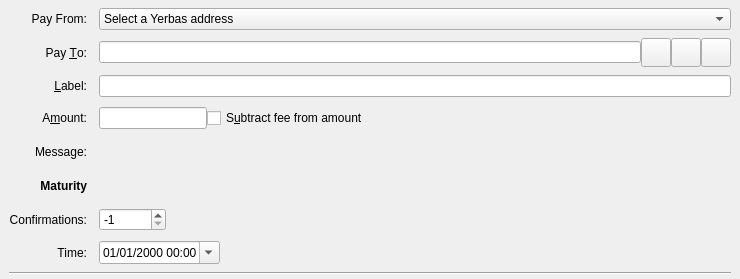
<?xml version="1.0" encoding="UTF-8"?>
<ui version="4.0">
 <class>SendFuturesEntry</class>
 <widget class="QStackedWidget" name="SendFuturesEntry">
  <property name="geometry">
   <rect>
    <x>0</x>
    <y>0</y>
    <width>740</width>
    <height>279</height>
   </rect>
  </property>
  <property name="focusPolicy">
   <enum>Qt::TabFocus</enum>
  </property>
  <property name="autoFillBackground">
   <bool>false</bool>
  </property>
  <widget class="QFrame" name="SendFutures">
   <property name="toolTip">
    <string>This is a future payment.</string>
   </property>
   <property name="frameShape">
    <enum>QFrame::NoFrame</enum>
   </property>
   <layout class="QGridLayout" name="gridLayout">
    <property name="topMargin">
     <number>8</number>
    </property>
    <property name="bottomMargin">
     <number>4</number>
    </property>
    <property name="horizontalSpacing">
     <number>12</number>
    </property>
    <property name="verticalSpacing">
     <number>8</number>
    </property>
    <item row="5" column="0">
     <widget class="QLabel" name="messageLabel">
      <property name="text">
       <string>Message:</string>
      </property>
      <property name="alignment">
       <set>Qt::AlignRight|Qt::AlignTrailing|Qt::AlignVCenter</set>
      </property>
     </widget>
    </item>
    <item row="0" column="0">
     <widget class="QLabel" name="payFromLabel">
      <property name="text">
       <string>Pay From:</string>
      </property>
      <property name="alignment">
       <set>Qt::AlignRight|Qt::AlignTrailing|Qt::AlignVCenter</set>
      </property>
     </widget>
    </item>
    <item row="3" column="1">
     <widget class="QLineEdit" name="addAsLabel">
      <property name="toolTip">
       <string>Enter a label for this address to add it to the list of used addresses</string>
      </property>
     </widget>
    </item>
    <item row="2" column="1">
     <layout class="QHBoxLayout" name="payToLayout">
      <property name="spacing">
       <number>0</number>
      </property>
      <item>
       <widget class="QValidatedLineEdit" name="payTo">
        <property name="toolTip">
         <string>The Yerbas address to send the future payment to</string>
        </property>
       </widget>
      </item>
      <item>
       <widget class="QToolButton" name="addressBookButton">
        <property name="toolTip">
         <string>Choose previously used address</string>
        </property>
        <property name="text">
         <string/>
        </property>
        <property name="iconSize">
         <size>
          <width>22</width>
          <height>22</height>
         </size>
        </property>
        <property name="shortcut">
         <string>Alt+A</string>
        </property>
       </widget>
      </item>
      <item>
       <widget class="QToolButton" name="pasteButton">
        <property name="toolTip">
         <string>Paste address from clipboard</string>
        </property>
        <property name="text">
         <string/>
        </property>
        <property name="iconSize">
         <size>
          <width>22</width>
          <height>22</height>
         </size>
        </property>
        <property name="shortcut">
         <string>Alt+P</string>
        </property>
       </widget>
      </item>
      <item>
       <widget class="QToolButton" name="deleteButton">
        <property name="toolTip">
         <string>Remove this entry</string>
        </property>
        <property name="text">
         <string/>
        </property>
        <property name="iconSize">
         <size>
          <width>22</width>
          <height>22</height>
         </size>
        </property>
       </widget>
      </item>
     </layout>
    </item>
    <item row="2" column="0">
     <widget class="QLabel" name="payToLabel">
      <property name="text">
       <string>Pay &amp;To:</string>
      </property>
      <property name="alignment">
       <set>Qt::AlignRight|Qt::AlignTrailing|Qt::AlignVCenter</set>
      </property>
      <property name="buddy">
       <cstring>payTo</cstring>
      </property>
     </widget>
    </item>
    <item row="0" column="1">
     <layout class="QHBoxLayout" name="futuresControlLayout">
      <item>
       <widget class="QComboBox" name="payFrom">
        <property name="sizePolicy">
         <sizepolicy hsizetype="Expanding" vsizetype="Fixed">
          <horstretch>0</horstretch>
          <verstretch>0</verstretch>
         </sizepolicy>
        </property>
        <property name="toolTip">
         <string>The Yerbas address to fund the future transaction</string>
        </property>
        <property name="currentText">
         <string>Select a Yerbas address</string>
        </property>
        <property name="currentIndex">
         <number>0</number>
        </property>
        <item>
         <property name="text">
          <string>Select a Yerbas address</string>
         </property>
        </item>
       </widget>
      </item>
     </layout>
    </item>
    <item row="8" column="1">
     <layout class="QHBoxLayout" name="horizontalLayout">
      <item>
       <widget class="QSpinBox" name="ftxMaturity">
        <property name="sizePolicy">
         <sizepolicy hsizetype="Maximum" vsizetype="Maximum">
          <horstretch>0</horstretch>
          <verstretch>0</verstretch>
         </sizepolicy>
        </property>
        <property name="toolTip">
         <string>Mature at number confirmations</string>
        </property>
        <property name="minimum">
         <number>-1</number>
        </property>
        <property name="maximum">
         <number>999999999</number>
        </property>
        <property name="value">
         <number>-1</number>
        </property>
       </widget>
      </item>
      <item>
       <spacer name="horizontalSpacer">
        <property name="orientation">
         <enum>Qt::Horizontal</enum>
        </property>
        <property name="sizeHint" stdset="0">
         <size>
          <width>40</width>
          <height>20</height>
         </size>
        </property>
       </spacer>
      </item>
      <item>
       <widget class="QLineEdit" name="ftxLockTimeField">
        <property name="sizePolicy">
         <sizepolicy hsizetype="Ignored" vsizetype="Ignored">
          <horstretch>0</horstretch>
          <verstretch>0</verstretch>
         </sizepolicy>
        </property>
       </widget>
      </item>
     </layout>
    </item>
    <item row="8" column="0">
     <widget class="QLabel" name="ftxMaturityLabel">
      <property name="sizePolicy">
       <sizepolicy hsizetype="Preferred" vsizetype="Preferred">
        <horstretch>0</horstretch>
        <verstretch>0</verstretch>
       </sizepolicy>
      </property>
      <property name="text">
       <string>Confirmations:</string>
      </property>
      <property name="alignment">
       <set>Qt::AlignRight|Qt::AlignTrailing|Qt::AlignVCenter</set>
      </property>
      <property name="margin">
       <number>0</number>
      </property>
     </widget>
    </item>
    <item row="11" column="0" colspan="2">
     <widget class="Line" name="line">
      <property name="orientation">
       <enum>Qt::Horizontal</enum>
      </property>
     </widget>
    </item>
    <item row="4" column="0">
     <widget class="QLabel" name="amountLabel">
      <property name="text">
       <string>A&amp;mount:</string>
      </property>
      <property name="alignment">
       <set>Qt::AlignRight|Qt::AlignTrailing|Qt::AlignVCenter</set>
      </property>
      <property name="buddy">
       <cstring>payAmount</cstring>
      </property>
     </widget>
    </item>
    <item row="7" column="0">
     <widget class="QLabel" name="maturityLabel">
      <property name="font">
       <font>
        <weight>75</weight>
        <bold>true</bold>
       </font>
      </property>
      <property name="text">
       <string>Maturity</string>
      </property>
      <property name="alignment">
       <set>Qt::AlignRight|Qt::AlignTrailing|Qt::AlignVCenter</set>
      </property>
     </widget>
    </item>
    <item row="3" column="0">
     <widget class="QLabel" name="labellLabel">
      <property name="text">
       <string>&amp;Label:</string>
      </property>
      <property name="alignment">
       <set>Qt::AlignRight|Qt::AlignTrailing|Qt::AlignVCenter</set>
      </property>
      <property name="buddy">
       <cstring>addAsLabel</cstring>
      </property>
     </widget>
    </item>
    <item row="5" column="1">
     <widget class="QLabel" name="messageTextLabel">
      <property name="toolTip">
       <string>A message that was attached to the yerbas: URI which will be stored with the transaction for your reference. Note: This message will not be sent over the Yerbas network.</string>
      </property>
      <property name="textFormat">
       <enum>Qt::PlainText</enum>
      </property>
     </widget>
    </item>
    <item row="9" column="1">
     <widget class="QDateTimeEdit" name="ftxLockTime">
      <property name="sizePolicy">
       <sizepolicy hsizetype="Maximum" vsizetype="Maximum">
        <horstretch>0</horstretch>
        <verstretch>0</verstretch>
       </sizepolicy>
      </property>
      <property name="toolTip">
       <string>Mature at date/time.</string>
      </property>
      <property name="currentSection">
       <enum>QDateTimeEdit::MonthSection</enum>
      </property>
      <property name="displayFormat">
       <string>MM/dd/yyyy hh:mm</string>
      </property>
      <property name="calendarPopup">
       <bool>true</bool>
      </property>
     </widget>
    </item>
    <item row="9" column="0">
     <widget class="QLabel" name="ftxLockTimeLabel">
      <property name="sizePolicy">
       <sizepolicy hsizetype="Preferred" vsizetype="Preferred">
        <horstretch>0</horstretch>
        <verstretch>0</verstretch>
       </sizepolicy>
      </property>
      <property name="text">
       <string>Time:</string>
      </property>
      <property name="alignment">
       <set>Qt::AlignRight|Qt::AlignTrailing|Qt::AlignVCenter</set>
      </property>
      <property name="margin">
       <number>0</number>
      </property>
      <property name="indent">
       <number>-1</number>
      </property>
     </widget>
    </item>
    <item row="4" column="1">
     <layout class="QHBoxLayout" name="horizontalLayoutAmount" stretch="0,1">
      <item>
       <widget class="BitcoinAmountField" name="payAmount"/>
      </item>
      <item>
       <widget class="QCheckBox" name="checkboxSubtractFeeFromAmount">
        <property name="sizePolicy">
         <sizepolicy hsizetype="Ignored" vsizetype="Ignored">
          <horstretch>0</horstretch>
          <verstretch>0</verstretch>
         </sizepolicy>
        </property>
        <property name="toolTip">
         <string>The fee will be deducted from the amount being sent. The recipient will receive a lower amount of Yerbas than you enter in the amount field. If multiple recipients are selected, the fee is split equally.</string>
        </property>
        <property name="text">
         <string>S&amp;ubtract fee from amount</string>
        </property>
       </widget>
      </item>
     </layout>
    </item>
   </layout>
  </widget>
  <widget class="QFrame" name="SendCoins_UnauthenticatedPaymentRequest">
   <property name="palette">
    <palette>
     <active>
      <colorrole role="WindowText">
       <brush brushstyle="SolidPattern">
        <color alpha="255">
         <red>0</red>
         <green>0</green>
         <blue>0</blue>
        </color>
       </brush>
      </colorrole>
      <colorrole role="Button">
       <brush brushstyle="SolidPattern">
        <color alpha="255">
         <red>255</red>
         <green>255</green>
         <blue>127</blue>
        </color>
       </brush>
      </colorrole>
      <colorrole role="Light">
       <brush brushstyle="SolidPattern">
        <color alpha="255">
         <red>255</red>
         <green>255</green>
         <blue>255</blue>
        </color>
       </brush>
      </colorrole>
      <colorrole role="Midlight">
       <brush brushstyle="SolidPattern">
        <color alpha="255">
         <red>255</red>
         <green>255</green>
         <blue>191</blue>
        </color>
       </brush>
      </colorrole>
      <colorrole role="Dark">
       <brush brushstyle="SolidPattern">
        <color alpha="255">
         <red>127</red>
         <green>127</green>
         <blue>63</blue>
        </color>
       </brush>
      </colorrole>
      <colorrole role="Mid">
       <brush brushstyle="SolidPattern">
        <color alpha="255">
         <red>170</red>
         <green>170</green>
         <blue>84</blue>
        </color>
       </brush>
      </colorrole>
      <colorrole role="Text">
       <brush brushstyle="SolidPattern">
        <color alpha="255">
         <red>0</red>
         <green>0</green>
         <blue>0</blue>
        </color>
       </brush>
      </colorrole>
      <colorrole role="BrightText">
       <brush brushstyle="SolidPattern">
        <color alpha="255">
         <red>255</red>
         <green>255</green>
         <blue>255</blue>
        </color>
       </brush>
      </colorrole>
      <colorrole role="ButtonText">
       <brush brushstyle="SolidPattern">
        <color alpha="255">
         <red>0</red>
         <green>0</green>
         <blue>0</blue>
        </color>
       </brush>
      </colorrole>
      <colorrole role="Base">
       <brush brushstyle="SolidPattern">
        <color alpha="255">
         <red>255</red>
         <green>255</green>
         <blue>255</blue>
        </color>
       </brush>
      </colorrole>
      <colorrole role="Window">
       <brush brushstyle="SolidPattern">
        <color alpha="255">
         <red>255</red>
         <green>255</green>
         <blue>127</blue>
        </color>
       </brush>
      </colorrole>
      <colorrole role="Shadow">
       <brush brushstyle="SolidPattern">
        <color alpha="255">
         <red>0</red>
         <green>0</green>
         <blue>0</blue>
        </color>
       </brush>
      </colorrole>
      <colorrole role="AlternateBase">
       <brush brushstyle="SolidPattern">
        <color alpha="255">
         <red>255</red>
         <green>255</green>
         <blue>191</blue>
        </color>
       </brush>
      </colorrole>
      <colorrole role="ToolTipBase">
       <brush brushstyle="SolidPattern">
        <color alpha="255">
         <red>255</red>
         <green>255</green>
         <blue>220</blue>
        </color>
       </brush>
      </colorrole>
      <colorrole role="ToolTipText">
       <brush brushstyle="SolidPattern">
        <color alpha="255">
         <red>0</red>
         <green>0</green>
         <blue>0</blue>
        </color>
       </brush>
      </colorrole>
     </active>
     <inactive>
      <colorrole role="WindowText">
       <brush brushstyle="SolidPattern">
        <color alpha="255">
         <red>0</red>
         <green>0</green>
         <blue>0</blue>
        </color>
       </brush>
      </colorrole>
      <colorrole role="Button">
       <brush brushstyle="SolidPattern">
        <color alpha="255">
         <red>255</red>
         <green>255</green>
         <blue>127</blue>
        </color>
       </brush>
      </colorrole>
      <colorrole role="Light">
       <brush brushstyle="SolidPattern">
        <color alpha="255">
         <red>255</red>
         <green>255</green>
         <blue>255</blue>
        </color>
       </brush>
      </colorrole>
      <colorrole role="Midlight">
       <brush brushstyle="SolidPattern">
        <color alpha="255">
         <red>255</red>
         <green>255</green>
         <blue>191</blue>
        </color>
       </brush>
      </colorrole>
      <colorrole role="Dark">
       <brush brushstyle="SolidPattern">
        <color alpha="255">
         <red>127</red>
         <green>127</green>
         <blue>63</blue>
        </color>
       </brush>
      </colorrole>
      <colorrole role="Mid">
       <brush brushstyle="SolidPattern">
        <color alpha="255">
         <red>170</red>
         <green>170</green>
         <blue>84</blue>
        </color>
       </brush>
      </colorrole>
      <colorrole role="Text">
       <brush brushstyle="SolidPattern">
        <color alpha="255">
         <red>0</red>
         <green>0</green>
         <blue>0</blue>
        </color>
       </brush>
      </colorrole>
      <colorrole role="BrightText">
       <brush brushstyle="SolidPattern">
        <color alpha="255">
         <red>255</red>
         <green>255</green>
         <blue>255</blue>
        </color>
       </brush>
      </colorrole>
      <colorrole role="ButtonText">
       <brush brushstyle="SolidPattern">
        <color alpha="255">
         <red>0</red>
         <green>0</green>
         <blue>0</blue>
        </color>
       </brush>
      </colorrole>
      <colorrole role="Base">
       <brush brushstyle="SolidPattern">
        <color alpha="255">
         <red>255</red>
         <green>255</green>
         <blue>255</blue>
        </color>
       </brush>
      </colorrole>
      <colorrole role="Window">
       <brush brushstyle="SolidPattern">
        <color alpha="255">
         <red>255</red>
         <green>255</green>
         <blue>127</blue>
        </color>
       </brush>
      </colorrole>
      <colorrole role="Shadow">
       <brush brushstyle="SolidPattern">
        <color alpha="255">
         <red>0</red>
         <green>0</green>
         <blue>0</blue>
        </color>
       </brush>
      </colorrole>
      <colorrole role="AlternateBase">
       <brush brushstyle="SolidPattern">
        <color alpha="255">
         <red>255</red>
         <green>255</green>
         <blue>191</blue>
        </color>
       </brush>
      </colorrole>
      <colorrole role="ToolTipBase">
       <brush brushstyle="SolidPattern">
        <color alpha="255">
         <red>255</red>
         <green>255</green>
         <blue>220</blue>
        </color>
       </brush>
      </colorrole>
      <colorrole role="ToolTipText">
       <brush brushstyle="SolidPattern">
        <color alpha="255">
         <red>0</red>
         <green>0</green>
         <blue>0</blue>
        </color>
       </brush>
      </colorrole>
     </inactive>
     <disabled>
      <colorrole role="WindowText">
       <brush brushstyle="SolidPattern">
        <color alpha="255">
         <red>127</red>
         <green>127</green>
         <blue>63</blue>
        </color>
       </brush>
      </colorrole>
      <colorrole role="Button">
       <brush brushstyle="SolidPattern">
        <color alpha="255">
         <red>255</red>
         <green>255</green>
         <blue>127</blue>
        </color>
       </brush>
      </colorrole>
      <colorrole role="Light">
       <brush brushstyle="SolidPattern">
        <color alpha="255">
         <red>255</red>
         <green>255</green>
         <blue>255</blue>
        </color>
       </brush>
      </colorrole>
      <colorrole role="Midlight">
       <brush brushstyle="SolidPattern">
        <color alpha="255">
         <red>255</red>
         <green>255</green>
         <blue>191</blue>
        </color>
       </brush>
      </colorrole>
      <colorrole role="Dark">
       <brush brushstyle="SolidPattern">
        <color alpha="255">
         <red>127</red>
         <green>127</green>
         <blue>63</blue>
        </color>
       </brush>
      </colorrole>
      <colorrole role="Mid">
       <brush brushstyle="SolidPattern">
        <color alpha="255">
         <red>170</red>
         <green>170</green>
         <blue>84</blue>
        </color>
       </brush>
      </colorrole>
      <colorrole role="Text">
       <brush brushstyle="SolidPattern">
        <color alpha="255">
         <red>127</red>
         <green>127</green>
         <blue>63</blue>
        </color>
       </brush>
      </colorrole>
      <colorrole role="BrightText">
       <brush brushstyle="SolidPattern">
        <color alpha="255">
         <red>255</red>
         <green>255</green>
         <blue>255</blue>
        </color>
       </brush>
      </colorrole>
      <colorrole role="ButtonText">
       <brush brushstyle="SolidPattern">
        <color alpha="255">
         <red>127</red>
         <green>127</green>
         <blue>63</blue>
        </color>
       </brush>
      </colorrole>
      <colorrole role="Base">
       <brush brushstyle="SolidPattern">
        <color alpha="255">
         <red>255</red>
         <green>255</green>
         <blue>127</blue>
        </color>
       </brush>
      </colorrole>
      <colorrole role="Window">
       <brush brushstyle="SolidPattern">
        <color alpha="255">
         <red>255</red>
         <green>255</green>
         <blue>127</blue>
        </color>
       </brush>
      </colorrole>
      <colorrole role="Shadow">
       <brush brushstyle="SolidPattern">
        <color alpha="255">
         <red>0</red>
         <green>0</green>
         <blue>0</blue>
        </color>
       </brush>
      </colorrole>
      <colorrole role="AlternateBase">
       <brush brushstyle="SolidPattern">
        <color alpha="255">
         <red>255</red>
         <green>255</green>
         <blue>127</blue>
        </color>
       </brush>
      </colorrole>
      <colorrole role="ToolTipBase">
       <brush brushstyle="SolidPattern">
        <color alpha="255">
         <red>255</red>
         <green>255</green>
         <blue>220</blue>
        </color>
       </brush>
      </colorrole>
      <colorrole role="ToolTipText">
       <brush brushstyle="SolidPattern">
        <color alpha="255">
         <red>0</red>
         <green>0</green>
         <blue>0</blue>
        </color>
       </brush>
      </colorrole>
     </disabled>
    </palette>
   </property>
   <property name="toolTip">
    <string>This is an unauthenticated payment request.</string>
   </property>
   <property name="autoFillBackground">
    <bool>true</bool>
   </property>
   <property name="frameShape">
    <enum>QFrame::NoFrame</enum>
   </property>
   <layout class="QGridLayout" name="gridLayout_is">
    <property name="spacing">
     <number>12</number>
    </property>
    <item row="0" column="0">
     <widget class="QLabel" name="payToLabel_is">
      <property name="text">
       <string>Pay To:</string>
      </property>
      <property name="alignment">
       <set>Qt::AlignRight|Qt::AlignTrailing|Qt::AlignVCenter</set>
      </property>
     </widget>
    </item>
    <item row="0" column="1">
     <layout class="QHBoxLayout" name="payToLayout_is">
      <property name="spacing">
       <number>0</number>
      </property>
      <item>
       <widget class="QLabel" name="payTo_is"/>
      </item>
      <item>
       <widget class="QToolButton" name="deleteButton_is">
        <property name="toolTip">
         <string>Remove this entry</string>
        </property>
        <property name="text">
         <string/>
        </property>
       </widget>
      </item>
     </layout>
    </item>
    <item row="1" column="0">
     <widget class="QLabel" name="memoLabel_is">
      <property name="text">
       <string>Memo:</string>
      </property>
      <property name="alignment">
       <set>Qt::AlignRight|Qt::AlignTrailing|Qt::AlignVCenter</set>
      </property>
     </widget>
    </item>
    <item row="1" column="1">
     <widget class="QLabel" name="memoTextLabel_is">
      <property name="textFormat">
       <enum>Qt::PlainText</enum>
      </property>
     </widget>
    </item>
    <item row="2" column="0">
     <widget class="QLabel" name="amountLabel_is">
      <property name="text">
       <string>A&amp;mount:</string>
      </property>
      <property name="alignment">
       <set>Qt::AlignRight|Qt::AlignTrailing|Qt::AlignVCenter</set>
      </property>
      <property name="buddy">
       <cstring>payAmount_is</cstring>
      </property>
     </widget>
    </item>
    <item row="2" column="1">
     <widget class="BitcoinAmountField" name="payAmount_is">
      <property name="acceptDrops">
       <bool>false</bool>
      </property>
     </widget>
    </item>
   </layout>
  </widget>
  <widget class="QFrame" name="SendCoins_AuthenticatedPaymentRequest">
   <property name="palette">
    <palette>
     <active>
      <colorrole role="WindowText">
       <brush brushstyle="SolidPattern">
        <color alpha="255">
         <red>0</red>
         <green>0</green>
         <blue>0</blue>
        </color>
       </brush>
      </colorrole>
      <colorrole role="Button">
       <brush brushstyle="SolidPattern">
        <color alpha="255">
         <red>140</red>
         <green>232</green>
         <blue>119</blue>
        </color>
       </brush>
      </colorrole>
      <colorrole role="Light">
       <brush brushstyle="SolidPattern">
        <color alpha="255">
         <red>230</red>
         <green>255</green>
         <blue>224</blue>
        </color>
       </brush>
      </colorrole>
      <colorrole role="Midlight">
       <brush brushstyle="SolidPattern">
        <color alpha="255">
         <red>185</red>
         <green>243</green>
         <blue>171</blue>
        </color>
       </brush>
      </colorrole>
      <colorrole role="Dark">
       <brush brushstyle="SolidPattern">
        <color alpha="255">
         <red>70</red>
         <green>116</green>
         <blue>59</blue>
        </color>
       </brush>
      </colorrole>
      <colorrole role="Mid">
       <brush brushstyle="SolidPattern">
        <color alpha="255">
         <red>93</red>
         <green>155</green>
         <blue>79</blue>
        </color>
       </brush>
      </colorrole>
      <colorrole role="Text">
       <brush brushstyle="SolidPattern">
        <color alpha="255">
         <red>0</red>
         <green>0</green>
         <blue>0</blue>
        </color>
       </brush>
      </colorrole>
      <colorrole role="BrightText">
       <brush brushstyle="SolidPattern">
        <color alpha="255">
         <red>155</red>
         <green>255</green>
         <blue>147</blue>
        </color>
       </brush>
      </colorrole>
      <colorrole role="ButtonText">
       <brush brushstyle="SolidPattern">
        <color alpha="255">
         <red>0</red>
         <green>0</green>
         <blue>0</blue>
        </color>
       </brush>
      </colorrole>
      <colorrole role="Base">
       <brush brushstyle="SolidPattern">
        <color alpha="255">
         <red>119</red>
         <green>255</green>
         <blue>233</blue>
        </color>
       </brush>
      </colorrole>
      <colorrole role="Window">
       <brush brushstyle="SolidPattern">
        <color alpha="255">
         <red>140</red>
         <green>232</green>
         <blue>119</blue>
        </color>
       </brush>
      </colorrole>
      <colorrole role="Shadow">
       <brush brushstyle="SolidPattern">
        <color alpha="255">
         <red>0</red>
         <green>0</green>
         <blue>0</blue>
        </color>
       </brush>
      </colorrole>
      <colorrole role="AlternateBase">
       <brush brushstyle="SolidPattern">
        <color alpha="255">
         <red>197</red>
         <green>243</green>
         <blue>187</blue>
        </color>
       </brush>
      </colorrole>
      <colorrole role="NoRole">
       <brush brushstyle="SolidPattern">
        <color alpha="255">
         <red>125</red>
         <green>194</green>
         <blue>122</blue>
        </color>
       </brush>
      </colorrole>
      <colorrole role="ToolTipBase">
       <brush brushstyle="SolidPattern">
        <color alpha="255">
         <red>255</red>
         <green>255</green>
         <blue>220</blue>
        </color>
       </brush>
      </colorrole>
      <colorrole role="ToolTipText">
       <brush brushstyle="SolidPattern">
        <color alpha="255">
         <red>0</red>
         <green>0</green>
         <blue>0</blue>
        </color>
       </brush>
      </colorrole>
     </active>
     <inactive>
      <colorrole role="WindowText">
       <brush brushstyle="SolidPattern">
        <color alpha="255">
         <red>0</red>
         <green>0</green>
         <blue>0</blue>
        </color>
       </brush>
      </colorrole>
      <colorrole role="Button">
       <brush brushstyle="SolidPattern">
        <color alpha="255">
         <red>140</red>
         <green>232</green>
         <blue>119</blue>
        </color>
       </brush>
      </colorrole>
      <colorrole role="Light">
       <brush brushstyle="SolidPattern">
        <color alpha="255">
         <red>230</red>
         <green>255</green>
         <blue>224</blue>
        </color>
       </brush>
      </colorrole>
      <colorrole role="Midlight">
       <brush brushstyle="SolidPattern">
        <color alpha="255">
         <red>185</red>
         <green>243</green>
         <blue>171</blue>
        </color>
       </brush>
      </colorrole>
      <colorrole role="Dark">
       <brush brushstyle="SolidPattern">
        <color alpha="255">
         <red>70</red>
         <green>116</green>
         <blue>59</blue>
        </color>
       </brush>
      </colorrole>
      <colorrole role="Mid">
       <brush brushstyle="SolidPattern">
        <color alpha="255">
         <red>93</red>
         <green>155</green>
         <blue>79</blue>
        </color>
       </brush>
      </colorrole>
      <colorrole role="Text">
       <brush brushstyle="SolidPattern">
        <color alpha="255">
         <red>0</red>
         <green>0</green>
         <blue>0</blue>
        </color>
       </brush>
      </colorrole>
      <colorrole role="BrightText">
       <brush brushstyle="SolidPattern">
        <color alpha="255">
         <red>155</red>
         <green>255</green>
         <blue>147</blue>
        </color>
       </brush>
      </colorrole>
      <colorrole role="ButtonText">
       <brush brushstyle="SolidPattern">
        <color alpha="255">
         <red>0</red>
         <green>0</green>
         <blue>0</blue>
        </color>
       </brush>
      </colorrole>
      <colorrole role="Base">
       <brush brushstyle="SolidPattern">
        <color alpha="255">
         <red>119</red>
         <green>255</green>
         <blue>233</blue>
        </color>
       </brush>
      </colorrole>
      <colorrole role="Window">
       <brush brushstyle="SolidPattern">
        <color alpha="255">
         <red>140</red>
         <green>232</green>
         <blue>119</blue>
        </color>
       </brush>
      </colorrole>
      <colorrole role="Shadow">
       <brush brushstyle="SolidPattern">
        <color alpha="255">
         <red>0</red>
         <green>0</green>
         <blue>0</blue>
        </color>
       </brush>
      </colorrole>
      <colorrole role="AlternateBase">
       <brush brushstyle="SolidPattern">
        <color alpha="255">
         <red>197</red>
         <green>243</green>
         <blue>187</blue>
        </color>
       </brush>
      </colorrole>
      <colorrole role="NoRole">
       <brush brushstyle="SolidPattern">
        <color alpha="255">
         <red>125</red>
         <green>194</green>
         <blue>122</blue>
        </color>
       </brush>
      </colorrole>
      <colorrole role="ToolTipBase">
       <brush brushstyle="SolidPattern">
        <color alpha="255">
         <red>255</red>
         <green>255</green>
         <blue>220</blue>
        </color>
       </brush>
      </colorrole>
      <colorrole role="ToolTipText">
       <brush brushstyle="SolidPattern">
        <color alpha="255">
         <red>0</red>
         <green>0</green>
         <blue>0</blue>
        </color>
       </brush>
      </colorrole>
     </inactive>
     <disabled>
      <colorrole role="WindowText">
       <brush brushstyle="SolidPattern">
        <color alpha="255">
         <red>70</red>
         <green>116</green>
         <blue>59</blue>
        </color>
       </brush>
      </colorrole>
      <colorrole role="Button">
       <brush brushstyle="SolidPattern">
        <color alpha="255">
         <red>140</red>
         <green>232</green>
         <blue>119</blue>
        </color>
       </brush>
      </colorrole>
      <colorrole role="Light">
       <brush brushstyle="SolidPattern">
        <color alpha="255">
         <red>230</red>
         <green>255</green>
         <blue>224</blue>
        </color>
       </brush>
      </colorrole>
      <colorrole role="Midlight">
       <brush brushstyle="SolidPattern">
        <color alpha="255">
         <red>185</red>
         <green>243</green>
         <blue>171</blue>
        </color>
       </brush>
      </colorrole>
      <colorrole role="Dark">
       <brush brushstyle="SolidPattern">
        <color alpha="255">
         <red>70</red>
         <green>116</green>
         <blue>59</blue>
        </color>
       </brush>
      </colorrole>
      <colorrole role="Mid">
       <brush brushstyle="SolidPattern">
        <color alpha="255">
         <red>93</red>
         <green>155</green>
         <blue>79</blue>
        </color>
       </brush>
      </colorrole>
      <colorrole role="Text">
       <brush brushstyle="SolidPattern">
        <color alpha="255">
         <red>70</red>
         <green>116</green>
         <blue>59</blue>
        </color>
       </brush>
      </colorrole>
      <colorrole role="BrightText">
       <brush brushstyle="SolidPattern">
        <color alpha="255">
         <red>155</red>
         <green>255</green>
         <blue>147</blue>
        </color>
       </brush>
      </colorrole>
      <colorrole role="ButtonText">
       <brush brushstyle="SolidPattern">
        <color alpha="255">
         <red>70</red>
         <green>116</green>
         <blue>59</blue>
        </color>
       </brush>
      </colorrole>
      <colorrole role="Base">
       <brush brushstyle="SolidPattern">
        <color alpha="255">
         <red>140</red>
         <green>232</green>
         <blue>119</blue>
        </color>
       </brush>
      </colorrole>
      <colorrole role="Window">
       <brush brushstyle="SolidPattern">
        <color alpha="255">
         <red>140</red>
         <green>232</green>
         <blue>119</blue>
        </color>
       </brush>
      </colorrole>
      <colorrole role="Shadow">
       <brush brushstyle="SolidPattern">
        <color alpha="255">
         <red>0</red>
         <green>0</green>
         <blue>0</blue>
        </color>
       </brush>
      </colorrole>
      <colorrole role="AlternateBase">
       <brush brushstyle="SolidPattern">
        <color alpha="255">
         <red>140</red>
         <green>232</green>
         <blue>119</blue>
        </color>
       </brush>
      </colorrole>
      <colorrole role="NoRole">
       <brush brushstyle="SolidPattern">
        <color alpha="255">
         <red>125</red>
         <green>194</green>
         <blue>122</blue>
        </color>
       </brush>
      </colorrole>
      <colorrole role="ToolTipBase">
       <brush brushstyle="SolidPattern">
        <color alpha="255">
         <red>255</red>
         <green>255</green>
         <blue>220</blue>
        </color>
       </brush>
      </colorrole>
      <colorrole role="ToolTipText">
       <brush brushstyle="SolidPattern">
        <color alpha="255">
         <red>0</red>
         <green>0</green>
         <blue>0</blue>
        </color>
       </brush>
      </colorrole>
     </disabled>
    </palette>
   </property>
   <property name="toolTip">
    <string>This is an authenticated payment request.</string>
   </property>
   <property name="autoFillBackground">
    <bool>true</bool>
   </property>
   <property name="frameShape">
    <enum>QFrame::NoFrame</enum>
   </property>
   <layout class="QGridLayout" name="gridLayout_s">
    <property name="spacing">
     <number>12</number>
    </property>
    <item row="0" column="0">
     <widget class="QLabel" name="payToLabel_s">
      <property name="text">
       <string>Pay To:</string>
      </property>
      <property name="alignment">
       <set>Qt::AlignRight|Qt::AlignTrailing|Qt::AlignVCenter</set>
      </property>
     </widget>
    </item>
    <item row="0" column="1">
     <layout class="QHBoxLayout" name="payToLayout_s">
      <property name="spacing">
       <number>0</number>
      </property>
      <item>
       <widget class="QLabel" name="payTo_s">
        <property name="textFormat">
         <enum>Qt::PlainText</enum>
        </property>
       </widget>
      </item>
      <item>
       <widget class="QToolButton" name="deleteButton_s">
        <property name="toolTip">
         <string>Remove this entry</string>
        </property>
        <property name="text">
         <string/>
        </property>
       </widget>
      </item>
     </layout>
    </item>
    <item row="1" column="0">
     <widget class="QLabel" name="memoLabel_s">
      <property name="text">
       <string>Memo:</string>
      </property>
      <property name="alignment">
       <set>Qt::AlignRight|Qt::AlignTrailing|Qt::AlignVCenter</set>
      </property>
     </widget>
    </item>
    <item row="1" column="1">
     <widget class="QLabel" name="memoTextLabel_s">
      <property name="textFormat">
       <enum>Qt::PlainText</enum>
      </property>
     </widget>
    </item>
    <item row="2" column="0">
     <widget class="QLabel" name="amountLabel_s">
      <property name="text">
       <string>A&amp;mount:</string>
      </property>
      <property name="alignment">
       <set>Qt::AlignRight|Qt::AlignTrailing|Qt::AlignVCenter</set>
      </property>
      <property name="buddy">
       <cstring>payAmount_s</cstring>
      </property>
     </widget>
    </item>
    <item row="2" column="1">
     <widget class="BitcoinAmountField" name="payAmount_s">
      <property name="acceptDrops">
       <bool>false</bool>
      </property>
     </widget>
    </item>
   </layout>
  </widget>
 </widget>
 <customwidgets>
  <customwidget>
   <class>QValidatedLineEdit</class>
   <extends>QLineEdit</extends>
   <header>qt/qvalidatedlineedit.h</header>
  </customwidget>
  <customwidget>
   <class>BitcoinAmountField</class>
   <extends>QLineEdit</extends>
   <header>qt/bitcoinamountfield.h</header>
   <container>1</container>
  </customwidget>
 </customwidgets>
 <tabstops>
  <tabstop>payTo</tabstop>
  <tabstop>addressBookButton</tabstop>
  <tabstop>pasteButton</tabstop>
  <tabstop>deleteButton</tabstop>
  <tabstop>addAsLabel</tabstop>
  <tabstop>payAmount</tabstop>
  <tabstop>payAmount_is</tabstop>
  <tabstop>deleteButton_is</tabstop>
  <tabstop>payAmount_s</tabstop>
  <tabstop>deleteButton_s</tabstop>
 </tabstops>
 <resources>
  <include location="../yerbas.qrc"/>
 </resources>
 <connections/>
</ui>
